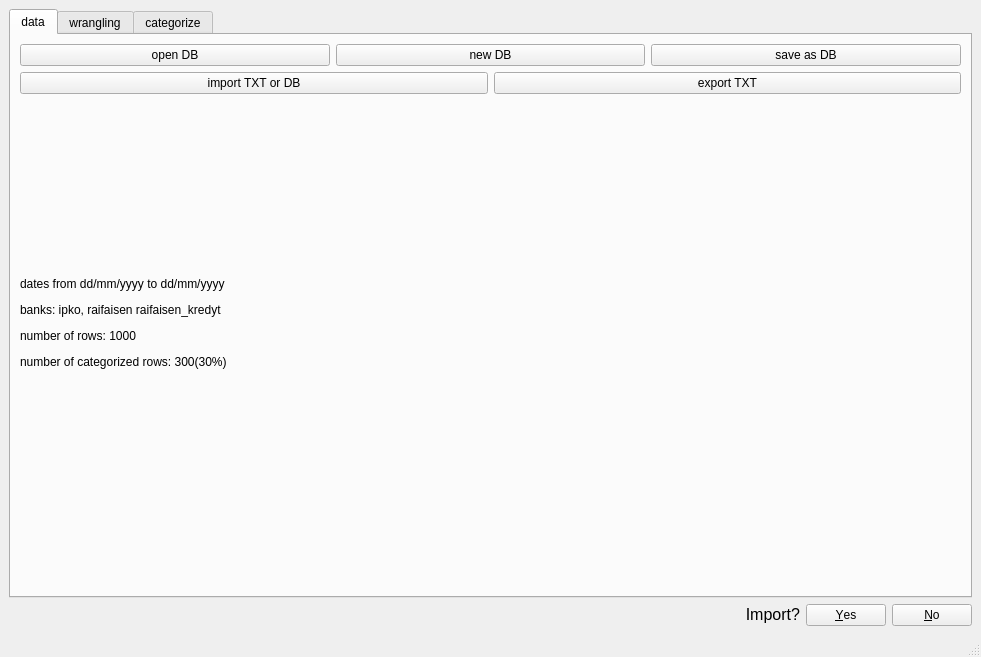
<?xml version="1.0" encoding="UTF-8"?>
<ui version="4.0">
 <class>banking</class>
 <widget class="QMainWindow" name="banking">
  <property name="geometry">
   <rect>
    <x>0</x>
    <y>0</y>
    <width>981</width>
    <height>657</height>
   </rect>
  </property>
  <property name="sizePolicy">
   <sizepolicy hsizetype="MinimumExpanding" vsizetype="MinimumExpanding">
    <horstretch>0</horstretch>
    <verstretch>0</verstretch>
   </sizepolicy>
  </property>
  <property name="minimumSize">
   <size>
    <width>600</width>
    <height>400</height>
   </size>
  </property>
  <property name="windowTitle">
   <string>MainWindow</string>
  </property>
  <widget class="QWidget" name="centralwidget">
   <layout class="QVBoxLayout" name="verticalLayout_4">
    <item>
     <widget class="QTabWidget" name="tabMenu">
      <property name="sizePolicy">
       <sizepolicy hsizetype="Expanding" vsizetype="Expanding">
        <horstretch>0</horstretch>
        <verstretch>0</verstretch>
       </sizepolicy>
      </property>
      <property name="maximumSize">
       <size>
        <width>11111111</width>
        <height>11111111</height>
       </size>
      </property>
      <property name="currentIndex">
       <number>0</number>
      </property>
      <widget class="QWidget" name="data">
       <property name="sizePolicy">
        <sizepolicy hsizetype="Expanding" vsizetype="Expanding">
         <horstretch>0</horstretch>
         <verstretch>0</verstretch>
        </sizepolicy>
       </property>
       <attribute name="title">
        <string>data</string>
       </attribute>
       <layout class="QVBoxLayout" name="verticalLayout_3">
        <item>
         <layout class="QVBoxLayout" name="verticalLayout">
          <item>
           <layout class="QHBoxLayout" name="horizontalLayout">
            <item>
             <widget class="QPushButton" name="openDB_btn">
              <property name="statusTip">
               <string>select SQlite file to load. Save current DB.</string>
              </property>
              <property name="text">
               <string>open DB</string>
              </property>
             </widget>
            </item>
            <item>
             <widget class="QPushButton" name="newDB_btn">
              <property name="statusTip">
               <string>create new empty SQlite3 file. Save current DB.</string>
              </property>
              <property name="text">
               <string>new DB</string>
              </property>
             </widget>
            </item>
            <item>
             <widget class="QPushButton" name="save_asDB_btn">
              <property name="statusTip">
               <string>save opened DB under new name and opens it</string>
              </property>
              <property name="text">
               <string>save as DB</string>
              </property>
             </widget>
            </item>
           </layout>
          </item>
          <item>
           <layout class="QHBoxLayout" name="horizontalLayout_2">
            <item>
             <widget class="QPushButton" name="imp_btn">
              <property name="statusTip">
               <string>import words from TXT file and append to active DB</string>
              </property>
              <property name="text">
               <string>import TXT or DB</string>
              </property>
             </widget>
            </item>
            <item>
             <widget class="QPushButton" name="export_btn">
              <property name="statusTip">
               <string>export current DB to TXT file (tab separated)</string>
              </property>
              <property name="text">
               <string>export TXT</string>
              </property>
             </widget>
            </item>
           </layout>
          </item>
          <item>
           <widget class="QLabel" name="db_stat_txt">
            <property name="sizePolicy">
             <sizepolicy hsizetype="Expanding" vsizetype="Expanding">
              <horstretch>0</horstretch>
              <verstretch>0</verstretch>
             </sizepolicy>
            </property>
            <property name="text">
             <string>&lt;html&gt;&lt;head/&gt;&lt;body&gt;&lt;p&gt;dates from dd/mm/yyyy to dd/mm/yyyy&lt;/p&gt;&lt;p&gt;banks: ipko, raifaisen raifaisen_kredyt&lt;/p&gt;&lt;p&gt;number of rows: 1000&lt;/p&gt;&lt;p&gt;number of categorized rows: 300(30%)&lt;/p&gt;&lt;p&gt;&lt;br/&gt;&lt;/p&gt;&lt;/body&gt;&lt;/html&gt;</string>
            </property>
           </widget>
          </item>
         </layout>
        </item>
       </layout>
      </widget>
      <widget class="QWidget" name="wrangling">
       <attribute name="title">
        <string>wrangling</string>
       </attribute>
       <layout class="QHBoxLayout" name="horizontalLayout_3">
        <item>
         <widget class="QSplitter" name="splitter_3">
          <property name="orientation">
           <enum>Qt::Vertical</enum>
          </property>
          <widget class="QTableWidget" name="trans_view"/>
          <widget class="QTableWidget" name="DB_trans_view"/>
         </widget>
        </item>
        <item>
         <widget class="QPushButton" name="pushButton">
          <property name="sizePolicy">
           <sizepolicy hsizetype="Fixed" vsizetype="Expanding">
            <horstretch>0</horstretch>
            <verstretch>0</verstretch>
           </sizepolicy>
          </property>
          <property name="minimumSize">
           <size>
            <width>10</width>
            <height>50</height>
           </size>
          </property>
          <property name="text">
           <string>new</string>
          </property>
          <property name="iconSize">
           <size>
            <width>0</width>
            <height>0</height>
           </size>
          </property>
         </widget>
        </item>
       </layout>
      </widget>
      <widget class="QWidget" name="cat">
       <attribute name="title">
        <string>categorize</string>
       </attribute>
       <layout class="QVBoxLayout" name="verticalLayout_6">
        <item>
         <widget class="QSplitter" name="splitter_2">
          <property name="orientation">
           <enum>Qt::Horizontal</enum>
          </property>
          <widget class="QTreeWidget" name="tree_db">
           <property name="sizePolicy">
            <sizepolicy hsizetype="Minimum" vsizetype="Expanding">
             <horstretch>0</horstretch>
             <verstretch>0</verstretch>
            </sizepolicy>
           </property>
           <property name="minimumSize">
            <size>
             <width>50</width>
             <height>0</height>
            </size>
           </property>
           <property name="contextMenuPolicy">
            <enum>Qt::ActionsContextMenu</enum>
           </property>
           <property name="columnCount">
            <number>2</number>
           </property>
           <attribute name="headerCascadingSectionResizes">
            <bool>true</bool>
           </attribute>
           <attribute name="headerStretchLastSection">
            <bool>false</bool>
           </attribute>
           <column>
            <property name="text">
             <string notr="true">1</string>
            </property>
           </column>
           <column>
            <property name="text">
             <string notr="true">2</string>
            </property>
           </column>
          </widget>
          <widget class="QSplitter" name="splitter">
           <property name="orientation">
            <enum>Qt::Vertical</enum>
           </property>
           <widget class="QWidget" name="">
            <layout class="QHBoxLayout" name="horizontalLayout_4">
             <item>
              <widget class="QTableWidget" name="cat_view"/>
             </item>
             <item>
              <layout class="QVBoxLayout" name="verticalLayout_2">
               <item>
                <widget class="QPushButton" name="addFltr_btn">
                 <property name="sizePolicy">
                  <sizepolicy hsizetype="Minimum" vsizetype="Expanding">
                   <horstretch>0</horstretch>
                   <verstretch>0</verstretch>
                  </sizepolicy>
                 </property>
                 <property name="text">
                  <string/>
                 </property>
                 <property name="icon">
                  <iconset resource="res.qrc">
                   <normaloff>:/icons/resources/add.png</normaloff>:/icons/resources/add.png</iconset>
                 </property>
                 <property name="iconSize">
                  <size>
                   <width>20</width>
                   <height>20</height>
                  </size>
                 </property>
                 <property name="flat">
                  <bool>true</bool>
                 </property>
                </widget>
               </item>
               <item>
                <widget class="QPushButton" name="rmFltr_btn">
                 <property name="sizePolicy">
                  <sizepolicy hsizetype="Minimum" vsizetype="Expanding">
                   <horstretch>0</horstretch>
                   <verstretch>0</verstretch>
                  </sizepolicy>
                 </property>
                 <property name="text">
                  <string/>
                 </property>
                 <property name="icon">
                  <iconset resource="res.qrc">
                   <normaloff>:/icons/resources/delete-512.png</normaloff>:/icons/resources/delete-512.png</iconset>
                 </property>
                 <property name="iconSize">
                  <size>
                   <width>20</width>
                   <height>20</height>
                  </size>
                 </property>
                 <property name="flat">
                  <bool>true</bool>
                 </property>
                </widget>
               </item>
              </layout>
             </item>
            </layout>
           </widget>
           <widget class="QWidget" name="">
            <layout class="QVBoxLayout" name="verticalLayout_5">
             <item>
              <widget class="QRadioButton" name="also_not_cat">
               <property name="text">
                <string>show also not categorized data</string>
               </property>
              </widget>
             </item>
             <item>
              <widget class="QTableWidget" name="DB_cat_view">
               <property name="sizePolicy">
                <sizepolicy hsizetype="Expanding" vsizetype="Expanding">
                 <horstretch>1</horstretch>
                 <verstretch>0</verstretch>
                </sizepolicy>
               </property>
              </widget>
             </item>
             <item>
              <layout class="QHBoxLayout" name="horizontalLayout_6">
               <item>
                <widget class="QLabel" name="label_3">
                 <property name="text">
                  <string>New category name or choose existing one</string>
                 </property>
                </widget>
               </item>
               <item>
                <widget class="QLineEdit" name="new_cat_name"/>
               </item>
              </layout>
             </item>
            </layout>
           </widget>
          </widget>
         </widget>
        </item>
       </layout>
      </widget>
     </widget>
    </item>
    <item>
     <layout class="QHBoxLayout" name="horizontalLayout_8">
      <item>
       <widget class="QLabel" name="import_info">
        <property name="enabled">
         <bool>true</bool>
        </property>
        <property name="sizePolicy">
         <sizepolicy hsizetype="Expanding" vsizetype="Fixed">
          <horstretch>0</horstretch>
          <verstretch>0</verstretch>
         </sizepolicy>
        </property>
        <property name="font">
         <font>
          <pointsize>12</pointsize>
          <kerning>true</kerning>
         </font>
        </property>
        <property name="layoutDirection">
         <enum>Qt::LeftToRight</enum>
        </property>
        <property name="text">
         <string>Import?</string>
        </property>
        <property name="alignment">
         <set>Qt::AlignRight|Qt::AlignTrailing|Qt::AlignVCenter</set>
        </property>
       </widget>
      </item>
      <item>
       <widget class="QDialogButtonBox" name="import_status_btn">
        <property name="sizePolicy">
         <sizepolicy hsizetype="Fixed" vsizetype="Fixed">
          <horstretch>0</horstretch>
          <verstretch>0</verstretch>
         </sizepolicy>
        </property>
        <property name="layoutDirection">
         <enum>Qt::LeftToRight</enum>
        </property>
        <property name="orientation">
         <enum>Qt::Horizontal</enum>
        </property>
        <property name="standardButtons">
         <set>QDialogButtonBox::No|QDialogButtonBox::Yes</set>
        </property>
        <property name="centerButtons">
         <bool>true</bool>
        </property>
       </widget>
      </item>
     </layout>
    </item>
   </layout>
  </widget>
  <widget class="QStatusBar" name="statusbar"/>
  <action name="actionopen_DB">
   <property name="text">
    <string>open DB</string>
   </property>
  </action>
  <action name="actionnew_DB">
   <property name="text">
    <string>new DB</string>
   </property>
  </action>
  <action name="actionimport_from_file">
   <property name="text">
    <string>import from file</string>
   </property>
  </action>
  <action name="actionscratch_WEB">
   <property name="text">
    <string>scratch WEB</string>
   </property>
  </action>
  <action name="actionsave_DB">
   <property name="text">
    <string>save DB</string>
   </property>
  </action>
  <action name="actionExit">
   <property name="text">
    <string>Exit</string>
   </property>
  </action>
  <action name="actionhelp">
   <property name="text">
    <string>help</string>
   </property>
  </action>
  <action name="actionoptions">
   <property name="text">
    <string>options</string>
   </property>
  </action>
 </widget>
 <resources>
  <include location="res.qrc"/>
 </resources>
 <connections/>
</ui>
